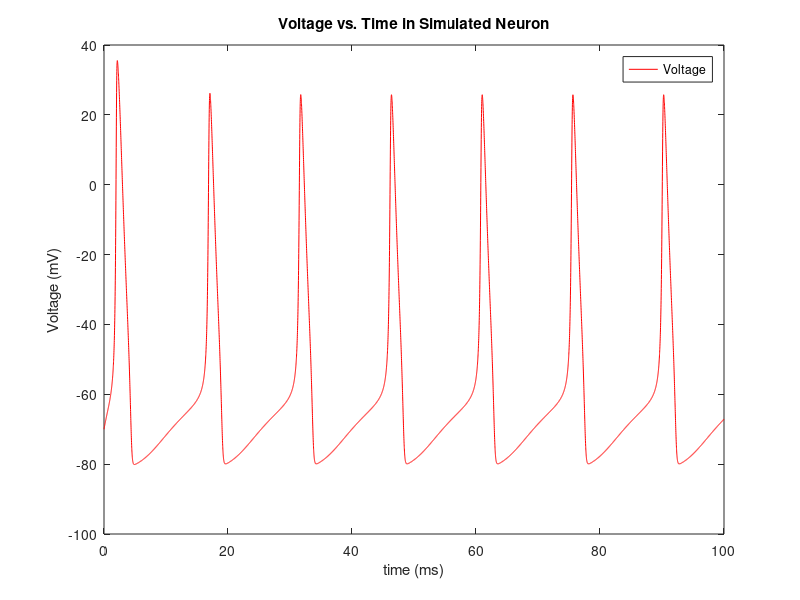
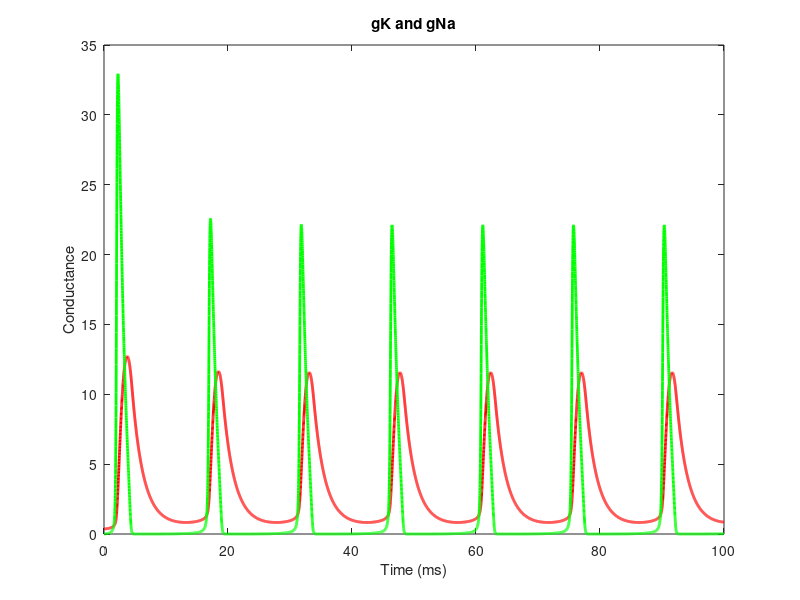

Write MATLAB code to recreate these figures, in order.
%%%% ECE 4784 Phase 1
% Daniel Russell

%% Simulation Parameters

% Constants
simTime = 100;% sim run time
hstep = .01; %step size for Eulers method
t = 0:hstep:simTime;
%I(1:numel(t)) = 0;
tau = length(t);

%% 
% 

%%
%% Current 
% To use t
I = zeros(tau); %Current // ONLY USE THIS ONE FOR RESTING MEMBRANE,
%I(1:50) = 5; % For a .5ms impulse uncomment this. (This gives a
%.5milisecond impulse at 5 microamps/square cm. If you want to increase
%this value change the number after the equals sign.
I = ones(tau).*10; % this creates a constant current at a given value
%you can change the value at which it is stimulated by changing the 
% number the vector is being mulitplied by.

%% Constants
gK = 36; %max conductance of potassium
gNa = 120; %max conductance of sodium
gL = .3; %max conductance of leakage
EK = -12; %Reversal potential of potassium
ENa = 115; % reversal potential of sodiumm
EL = 10.6; % reversal potential of leakage current
C=1; % cap in microFarads

Vrest = -70;

%% Gating Variables
% initial states
V = 0;
am = .1*((25-V)/(exp((25-V)/10)-1));
Bm = 4*exp(-V/18);
an = .01*((10-V)/(exp((10-V)/10)-1));
Bn = .125*exp(-V/80);
ah = .07*exp(-V/20);
Bh = (1/(exp((30-V)/10)+1));

% this lets us calculate inital values for m,n, and h

m(1) = am/(am+Bm);
n(1) = an/(an+Bn);
h(1) = ah/(ah+Bh);


%% Currents

%INa = m.^3.*gNa.*h.*(V-ENa);
%IK = n.^4*gK*(V-EK);
%IL = gL*(V-EL);
%Iion = I-IK-INa-IL; %total current

for i=1:tau-1
%% gated variable at each time steps
am(i) = .1*((25-V(i))/(exp((25-V(i))/10)-1));
Bm(i) = 4*exp(-V(i)/18);
an(i) = .01*((10-V(i))/(exp((10-V(i))/10)-1));
Bn(i) = .125*exp(-V(i)/80);
ah(i) = .07*exp(-V(i)/20);
Bh(i) = (1/(exp((30-V(i))/10)+1));    

%% Currents at each time step
INa = (m(i).^3)*gNa*h(i)*(V(i)-ENa);
IK = (n(i)^4)*gK*(V(i)-EK);
IL = gL*(V(i)-EL);
Iion = I(i)-IK-INa-IL;
%% Calculate derivatives using Euler's    
V(i+1) = V(i) + hstep*Iion/C;
n(i+1) = n(i) + hstep*((an(i) *(1-n(i)) - Bn(i)*n(i)));
m(i+1) = m(i) + hstep*((am(i) *(1-m(i)) - Bm(i)*m(i)));
h(i+1) = h(i) + hstep*((ah(i) * (1-h(i)) -Bh(i)*h(i)));

end
V = V+Vrest;


%% plot
plot(t,V, 'color' ,'r');
hold on
legend({'Voltage'});

ylabel('Voltage (mV)')
xlabel('time (ms)')
title('Voltage vs. Time in Simulated Neuron')

figure
p1 = plot(t,gK.*n.^4,'color','r' , 'linewidth' ,2);
hold on
p2 = plot(t,gNa*(m.^3).*h,'color','g','linewidth' ,2);
%legend([p1,p2], 'Conductance for K', 'Conductance for Na')
ylabel('Conductance')
xlabel('Time (ms)')
title('gK and gNa')
%%







